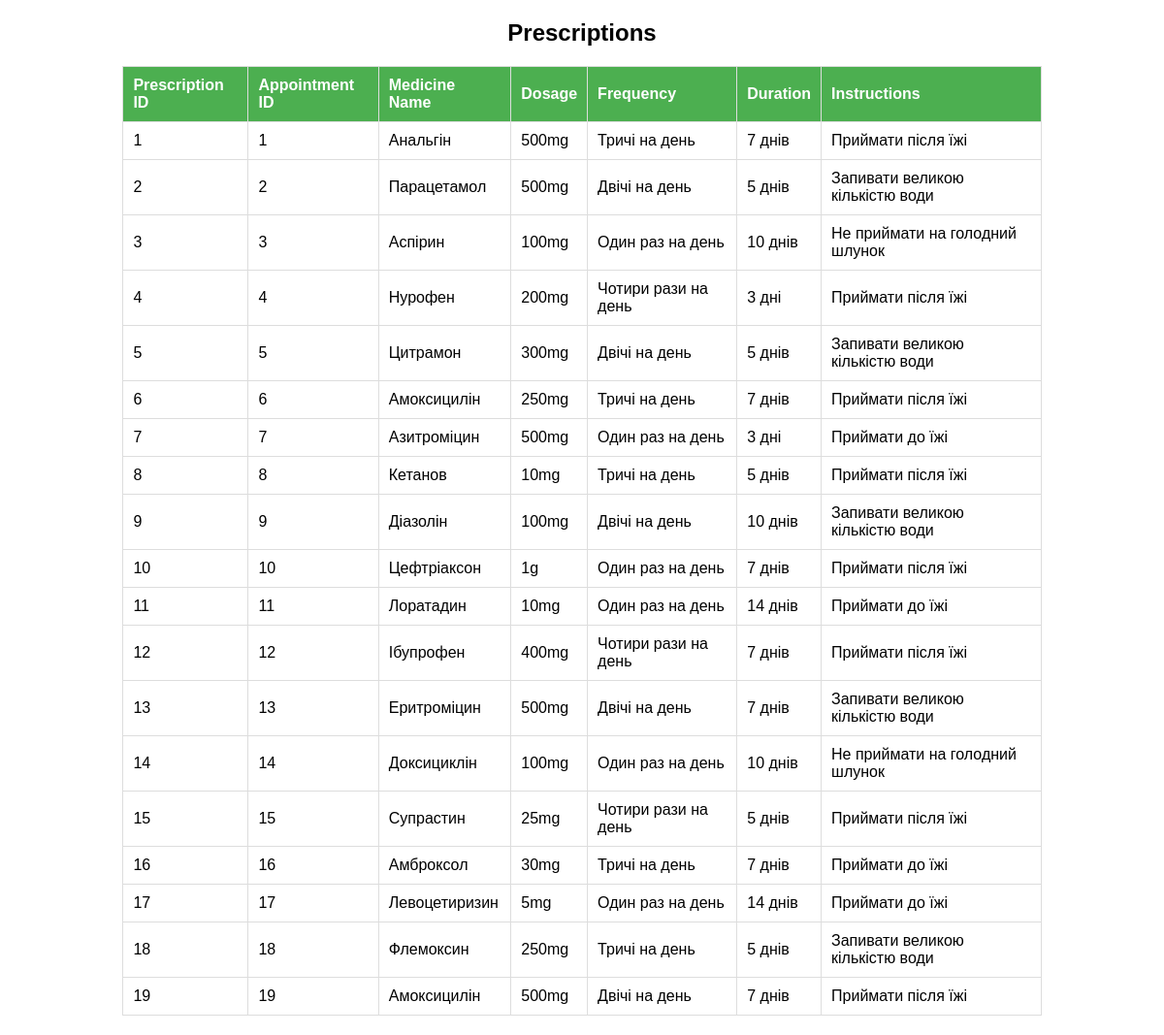
Page /prescriptions.php on the committed database.
### tables this page shows
CREATE TABLE `prescriptions` (
  `prescription_id` int NOT NULL,
  `appointment_id` int NOT NULL,
  `medicine_name` varchar(100) NOT NULL,
  `dosage` varchar(50) DEFAULT NULL,
  `frequency` varchar(50) DEFAULT NULL,
  `duration` varchar(50) DEFAULT NULL,
  `instructions` text
);

### prescriptions.php (the view, shortened to what this page needs)
<!DOCTYPE html>
<html lang="en">
<head>
</head>
<body>
<h2>Prescriptions</h2>
<table>
    <tr>
        <th>Prescription ID</th>
        <th>Appointment ID</th>
        <th>Medicine Name</th>
        <th>Dosage</th>
        <th>Frequency</th>
        <th>Duration</th>
        <th>Instructions</th>
    </tr>
    <?php
    $servername = "localhost";
    $username = "root";
    $password = "";
    $dbname = "test";
    $conn = new mysqli($servername, $username, $password, $dbname);
    $sql = "SELECT * FROM prescriptions";
    $result = $conn->query($sql);
    if ($result->num_rows > 0) {
        while($row = $result->fetch_assoc()) {
            echo "<tr>";
            echo "<td>".$row["prescription_id"]."</td>";
            echo "<td>".$row["appointment_id"]."</td>";
            echo "<td>".$row["medicine_name"]."</td>";
            echo "<td>".$row["dosage"]."</td>";
            echo "<td>".$row["frequency"]."</td>";
            echo "<td>".$row["duration"]."</td>";
            echo "<td>".$row["instructions"]."</td>";
            echo "</tr>";
        }
    } else {
        echo "0 results";
    }
    ?>
</table>
</body>
</html>

### prescriptions.php (style rules this page uses)
body { font-family: Arial, sans-serif; text-align: center; }
table { width: 80%; margin: 20px auto; border-collapse: collapse; }
th, td { padding: 10px; border: 1px solid #ddd; text-align: left; }
th { background-color: #4CAF50; color: white; }

### rows in the picture
prescriptions: prescription_id "1", appointment "1", medicine_name "Анальгін", dosage "500mg", frequency "Тричі на день", duration "7 днів", instructions "Приймати після їжі"
prescriptions: prescription_id "2", appointment "2", medicine_name "Парацетамол", dosage "500mg", frequency "Двічі на день", duration "5 днів", instructions "Запивати великою кількістю води"
prescriptions: prescription_id "3", appointment "3", medicine_name "Аспірин", dosage "100mg", frequency "Один раз на день", duration "10 днів", instructions "Не приймати на голодний шлунок"
prescriptions: prescription_id "4", appointment "4", medicine_name "Нурофен", dosage "200mg", frequency "Чотири рази на день", duration "3 дні", instructions "Приймати після їжі"
prescriptions: prescription_id "5", appointment "5", medicine_name "Цитрамон", dosage "300mg", frequency "Двічі на день", duration "5 днів", instructions "Запивати великою кількістю води"
prescriptions: prescription_id "6", appointment "6", medicine_name "Амоксицилін", dosage "250mg", frequency "Тричі на день", duration "7 днів", instructions "Приймати після їжі"
prescriptions: prescription_id "7", appointment "7", medicine_name "Азитроміцин", dosage "500mg", frequency "Один раз на день", duration "3 дні", instructions "Приймати до їжі"
prescriptions: prescription_id "8", appointment "8", medicine_name "Кетанов", dosage "10mg", frequency "Тричі на день", duration "5 днів", instructions "Приймати після їжі"
prescriptions: prescription_id "9", appointment "9", medicine_name "Діазолін", dosage "100mg", frequency "Двічі на день", duration "10 днів", instructions "Запивати великою кількістю води"
prescriptions: prescription_id "10", appointment "10", medicine_name "Цефтріаксон", dosage "1g", frequency "Один раз на день", duration "7 днів", instructions "Приймати після їжі"
prescriptions: prescription_id "11", appointment "11", medicine_name "Лоратадин", dosage "10mg", frequency "Один раз на день", duration "14 днів", instructions "Приймати до їжі"
prescriptions: prescription_id "12", appointment "12", medicine_name "Ібупрофен", dosage "400mg", frequency "Чотири рази на день", duration "7 днів", instructions "Приймати після їжі"
prescriptions: prescription_id "13", appointment "13", medicine_name "Еритроміцин", dosage "500mg", frequency "Двічі на день", duration "7 днів", instructions "Запивати великою кількістю води"
prescriptions: prescription_id "14", appointment "14", medicine_name "Доксициклін", dosage "100mg", frequency "Один раз на день", duration "10 днів", instructions "Не приймати на голодний шлунок"
prescriptions: prescription_id "15", appointment "15", medicine_name "Супрастин", dosage "25mg", frequency "Чотири рази на день", duration "5 днів", instructions "Приймати після їжі"
prescriptions: prescription_id "16", appointment "16", medicine_name "Амброксол", dosage "30mg", frequency "Тричі на день", duration "7 днів", instructions "Приймати до їжі"
prescriptions: prescription_id "17", appointment "17", medicine_name "Левоцетиризин", dosage "5mg", frequency "Один раз на день", duration "14 днів", instructions "Приймати до їжі"
prescriptions: prescription_id "18", appointment "18", medicine_name "Флемоксин", dosage "250mg", frequency "Тричі на день", duration "5 днів", instructions "Запивати великою кількістю води"
prescriptions: prescription_id "19", appointment "19", medicine_name "Амоксицилін", dosage "500mg", frequency "Двічі на день", duration "7 днів", instructions "Приймати після їжі"
